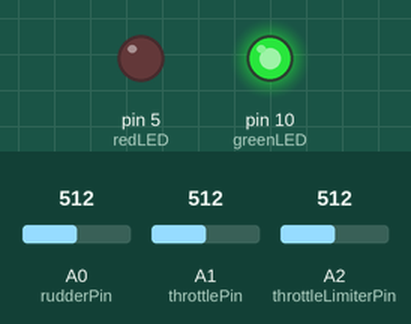
This sketch was run on a simulated Arduino Uno, built with avr-gcc and run on an emulated ATmega328P. Shown: output pins drawn as LEDs (lit = HIGH). Inputs (shaded band) come from the test bench; at power-on: A0 (rudderPin) = 512, A1 (throttlePin) = 512, A2 (throttleLimiterPin) = 512. No radio packets arrive unless stated; what the sketch prints to the serial monitor is not drawn.

Above: at 0.1 s.
At 4.8 s:
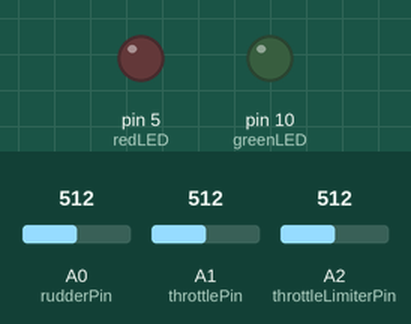
Timing chart, 0 to 6.3 s (numbered marks = the images above):
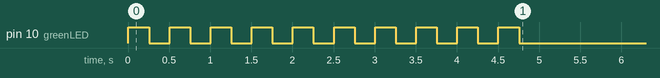

The sketch:

NANO_TX_LED_4_8_2025.ino
```cpp
#include <SPI.h>
#include <RF24.h>

RF24 radio(7, 6); // CE, CSN
const uint64_t pipe = 0xF0F0F0F0E1LL;

const int rudderPin = A0;
const int throttlePin = A1;
const int throttleLimiterPin = A2;

const int greenLED = 10;
const int redLED = 5;

struct ControlData {
    uint8_t rudder;
    uint8_t throttle;
    uint8_t throttleMode;
} __attribute__((packed));

int consecutiveFails = 0;
const int failThreshold = 3;

void setup() {
    Serial.begin(115200);

    pinMode(greenLED, OUTPUT);
    pinMode(redLED, OUTPUT);
    digitalWrite(greenLED, LOW);
    digitalWrite(redLED, LOW);

    Serial.println("Initializing Transmitter...");

    if (!radio.begin()) {
        Serial.println("RF24 initialization failed!");
        digitalWrite(redLED, HIGH); // Stay ON if failed
        while (1);
    }

    radio.openWritingPipe(pipe);
    radio.setPALevel(RF24_PA_LOW);
    radio.setDataRate(RF24_250KBPS);
    radio.stopListening();
    Serial.println("Transmitter ready.");

    // Flash green LED for 10 sec
    for (int i = 0; i < 10; i++) {
        digitalWrite(greenLED, HIGH);
        delay(250);
        digitalWrite(greenLED, LOW);
        delay(250);
    }
}

void loop() {
    uint16_t rawRudder = analogRead(rudderPin);
    uint16_t rawThrottle = analogRead(throttlePin);
    uint16_t rawLimiter = analogRead(throttleLimiterPin);

    uint8_t rudderValue = map(rawRudder, 0, 1023, 0, 255);
    uint8_t throttleValue = map(rawThrottle, 0, 1023, 0, 255);

    uint8_t throttleMode;
    if (rawLimiter < 204) throttleMode = 0;
    else if (rawLimiter < 409) throttleMode = 1;
    else if (rawLimiter < 614) throttleMode = 2;
    else if (rawLimiter < 819) throttleMode = 3;
    else throttleMode = 4;

    ControlData data = {rudderValue, throttleValue, throttleMode};

    bool success = radio.write(&data, sizeof(data));

    Serial.print("Sending: R=");
    Serial.print(data.rudder);
    Serial.print(", T=");
    Serial.print(data.throttle);
    Serial.print(", M=");
    Serial.print(data.throttleMode);

    if (success) {
        Serial.println(" ✅");
        consecutiveFails = 0;
        digitalWrite(redLED, LOW);  // Clear error state
    } else {
        Serial.println(" ❌");
        consecutiveFails++;
        if (consecutiveFails >= failThreshold) {
            digitalWrite(redLED, HIGH);  // Error detected
        }
    }

    delay(20);
}
```
